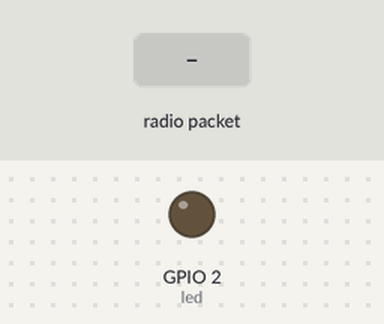
Recording of a sketch running on a simulated ESP8266 (NodeMCU). Parts: output pins drawn as LEDs (lit = HIGH). Inputs (shaded band) come from the test bench. No radio packets arrive unless stated; what the sketch prints to the serial monitor is not drawn.

Above: at 1.2 s.
1.3 s: radio packet "1" arrives
2.8 s: radio packet "0" arrives
4.3 s: radio packet "2" arrives
At 8.1 s:
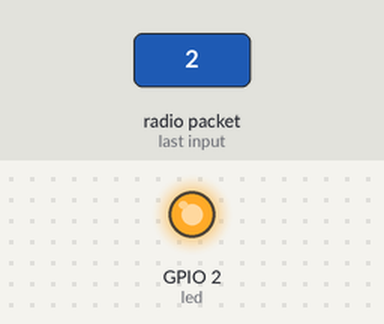
Timing chart, 0 to 9.6 s (numbered marks = the images above; inputs shaded):
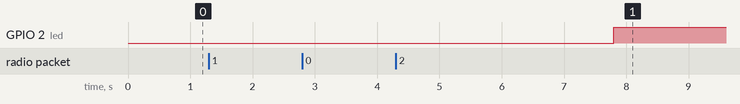

Measured:
- after the input at 1.3 s, every drawn part: stays the same
- after the input at 2.8 s, every drawn part: stays the same
- after the input at 4.3 s, GPIO 2 (led): LOW → HIGH after 3.5 s instead of 2.0 s

The sketch:

rf95_client_con_esp.ino
```cpp
// rf95_client.pde
// -*- mode: C++ -*-
// Example sketch showing how to create a simple messageing client
// with the RH_RF95 class. RH_RF95 class does not provide for addressing or
// reliability, so you should only use RH_RF95 if you do not need the higher
// level messaging abilities.
// It is designed to work with the other example rf95_server
// Tested with Anarduino MiniWirelessLoRa, Rocket Scream Mini Ultra Pro with
// the RFM95W, Adafruit Feather M0 with RFM95

#include <SPI.h>
#include <RH_RF95.h>
#define HIGH 0
#define LOW 1

int led = 2;


// Singleton instance of the radio driver
//RH_RF95 rf95;
//RH_RF95 rf95(5, 2); // Rocket Scream Mini Ultra Pro with the RFM95W
//RH_RF95 rf95(8, 3); // Adafruit Feather M0 with RFM95
RH_RF95 rf95(15, 4); // ESP8266 con coso

// Need this on Arduino Zero with SerialUSB port (eg RocketScream Mini Ultra Pro)
//#define Serial SerialUSB

void setup()
{
  // Rocket Scream Mini Ultra Pro with the RFM95W only:
  // Ensure serial flash is not interfering with radio communication on SPI bus
 pinMode(led, OUTPUT);


  Serial.begin(9600);
  while (!Serial) ; // Wait for serial port to be available
  Serial.printf("\n\nhola buenas tardes soy el client\n");
  if (!rf95.init()) {
    Serial.println("init failed");
  } else {
    Serial.println("init bien");
  }


  rf95.setModemConfig(RH_RF95::Bw31_25Cr48Sf512);  //set for pre-configured long range
  rf95.setFrequency(915.0);  //just to be certain.
  rf95.setTxPower(15,false);


    // Defaults after init are 434.0MHz, 13dBm, Bw = 125 kHz, Cr = 4/5, Sf = 128chips/symbol, CRC on

  // The default transmitter power is 13dBm, using PA_BOOST.
  // If you are using RFM95/96/97/98 modules which uses the PA_BOOST transmitter pin, then
  // you can set transmitter powers from 5 to 23 dBm:
  //rf95.setTxPower(23, false);
  // If you are using Modtronix inAir4 or inAir9,or any other module which uses the
  // transmitter RFO pins and not the PA_BOOST pins
  // then you can configure the power transmitter power for -1 to 14 dBm and with useRFO true.
  // Failure to do that will result in extremely low transmit powers.
//  driver.setTxPower(14, true);
}

void loop()
{
  Serial.println("Sending to rf95_server");
  // Send a message to rf95_server
  uint8_t data[] = "Hello World!";
  rf95.send(data, sizeof(data));

  //Serial.println("antes de rf95.waitPacketSent()");
  rf95.waitPacketSent();
  // Now wait for a reply
  uint8_t buf[RH_RF95_MAX_MESSAGE_LEN];
  uint8_t len = sizeof(buf);

  //Serial.println("antes de rf95.waitAvailableTimeout(3000)");
  if (rf95.waitAvailableTimeout(3000))
  {
    //Serial.println("antes de rf95.recv(buf, &len)");
    // Should be a reply message for us now
    if (rf95.recv(buf, &len))
   {
      digitalWrite(led, HIGH);
      Serial.print("got reply: ");
      Serial.println((char*)buf);
//      Serial.print("RSSI: ");
//      Serial.println(rf95.lastRssi(), DEC);
    }
    else
    {
      Serial.println("recv failed");
    }
  }
  else
  {
    digitalWrite(led, LOW);
    Serial.println("No reply, is rf95_server running?");
  }
  delay(400);
}
```
